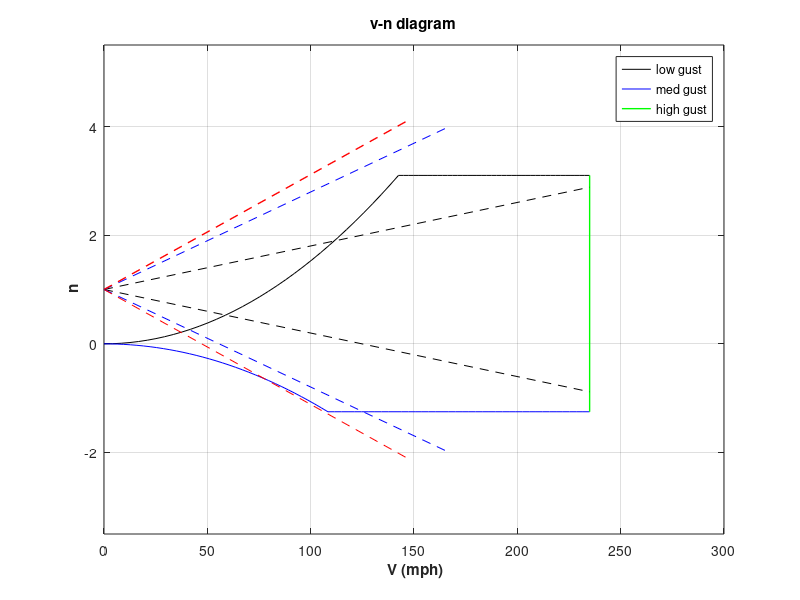

Here is the MATLAB script that generated this plot:
clc , clear all
%%
rho_h = 0.963*(2.205/(3.28084)^3) ; % in lb/ft^3
rho_sl = 1.225*(2.205/(3.28084)^3) ;
cl_pos_max = 1.337 ; % per radian
cl_neg_max = 0.9329 ; % per radian
weight = 1800*(2.20462262)*9.81*(3.28084) ; % in lb
S_area = 20.9704*(3.28084^2)  ; % m^2 wing span area 
n_pos_max = 3.1 ;
n_neg_max = 1.25 ;
V_pos_stall = sqrt(2*n_pos_max*weight/(rho_h*S_area*cl_pos_max)) ; % ft/s
V_neg_stall = sqrt(2*n_neg_max*weight/(rho_h*S_area*cl_neg_max)) ; % ft/s
V_pos_stall_mph = V_pos_stall/1.466 ; %mph
V_neg_stall_mph = V_neg_stall/1.466 ; %mph
V_cruse = 75*(3.28084) ; %ft/s
V_cruse_mph = 75*(3.28084)/1.466 ; % mph

%% v-n diagram
vel_upto_clmax_mph = linspace(0,V_pos_stall_mph,35);
n_plus_upto_clmax = (1/weight)*(.5*1.466^2*rho_h.*(vel_upto_clmax_mph.^2)*S_area*cl_pos_max) ;
vel_aft_clmax_mph = linspace(V_pos_stall_mph+.01,1.4*V_cruse_mph,40) ;
n_plus_aft_clmax = n_plus_upto_clmax(end).*linspace(1,1,length(vel_aft_clmax_mph));

vel_neg_upto_clmax_mph = linspace(0,V_neg_stall_mph,35);
n_neg_upto_clmax = -(1/weight)*(.5*1.466^2*rho_h.*(vel_neg_upto_clmax_mph.^2)*S_area*cl_neg_max) ;
vel__neg_aft_clmax_mph = linspace(V_neg_stall_mph+.01,1.4*V_cruse_mph,40) ;
n_neg_aft_clmax = n_neg_upto_clmax(end).*linspace(1,1,length(vel__neg_aft_clmax_mph));
%% assembly
n = [n_plus_upto_clmax,n_plus_aft_clmax];
vel = [vel_upto_clmax_mph,vel_aft_clmax_mph] ;
n_neg = [n_neg_upto_clmax,n_neg_aft_clmax] ;
vel_neg = [vel_neg_upto_clmax_mph,vel__neg_aft_clmax_mph] ;
%% ploting
figure(1)
plot(vel,n,'k',vel_neg,n_neg,'b',[vel(end),vel_neg(end)],[n(end),n_neg(end)],'g','linewidth',1'); grid on;
xlabel('\bf V (mph)') ; ylabel('\bf n'); title('v-n diagram');
%legend('blue line');
hold on
%% adding the corner point in V_n diagram for low mid and high

%%


%% low gust
wgh = 1800*(2.20462262)*9.81*(3.28084) ; % in lb ; % aircraft weight in lbs     
%S_area = 225.7235 ; % wing area in ft^2
%cl_pos_max = 1.337 ; % 
W_F_S = wgh/S_area ;

u_gust = [25, 56, 66] ; % in ft/s   low gust speed considered in upward dirn
V_cruise = 75*(3.28084)  ; % in ft/s cruze speed in right-hori
V_stall = sqrt(2*n_pos_max*wgh/(rho_h*S_area*1.54))  ; %in mph
V_plot = [1.4*V_cruise, V_cruise, 1.1*V_stall] ; 
cl_alpha3d = 4.7163 ; % per radian

Weight = 3968.321 ; % aircraft weight in lbs     
MAC = 5.3117 ; % in ft
W_m_S = Weight/S_area ; %v in lb/ft^2 wing loading

mu_g = (2*W_m_S)/(rho_sl*(0.031081)*MAC*cl_alpha3d) ;
K_g = 0.88*mu_g/(5.3 + mu_g) ;

dn_low = rho_h*(0.031081)*K_g*u_gust(1)*V_plot(1)*cl_alpha3d/(2*W_m_S) ;
dn_med = rho_h*(0.031081)*K_g*u_gust(2)*V_plot(2)*cl_alpha3d/(2*W_m_S) ;
dn_hig = rho_h*(0.031081)*K_g*u_gust(3)*V_plot(3)*cl_alpha3d/(2*W_m_S) ;

dn = [dn_low, dn_med, dn_hig] 
n_gust = [1+dn_low, 1+dn_med, 1+dn_hig] ;
n_neg_gust = [1-dn_low, 1-dn_med, 1-dn_hig] ;
V_plot_mph = (1/1.466).*V_plot ;
figure(1)
plot([0,V_plot_mph(1)],[1, n_gust(1)],'--k',[0,V_plot_mph(2)],[1,n_gust(2)],'--b',[0,V_plot_mph(3)],[1,n_gust(3)],'--r','linewidth',1) ;
grid on ;
hold on;
plot([0,V_plot_mph(1)],[1,n_neg_gust(1)],'--k',[0,V_plot_mph(2)],[1,n_neg_gust(2)],'--b',[0,V_plot_mph(3)],[1,n_neg_gust(3)],'--r') ;
hold off;
legend('low gust','med gust','high gust');
ylim([-3.5,5.5]);
xlim([0,300]);


